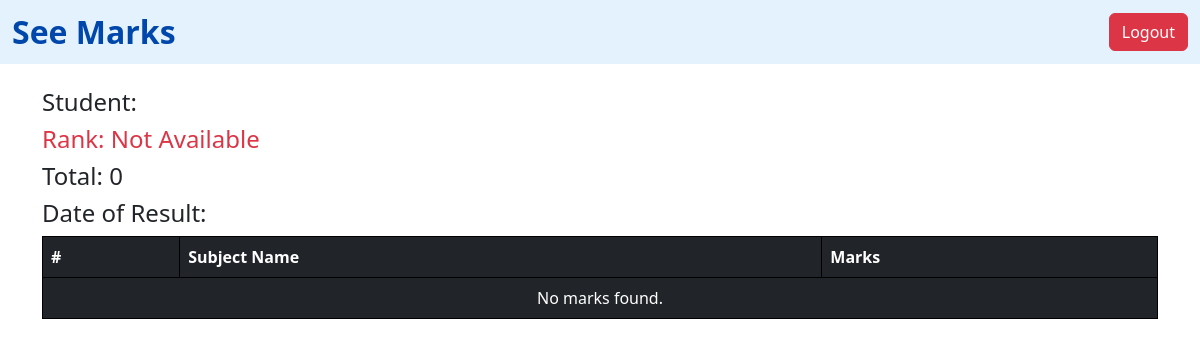
The app's page /see_marks/2854/, older data.
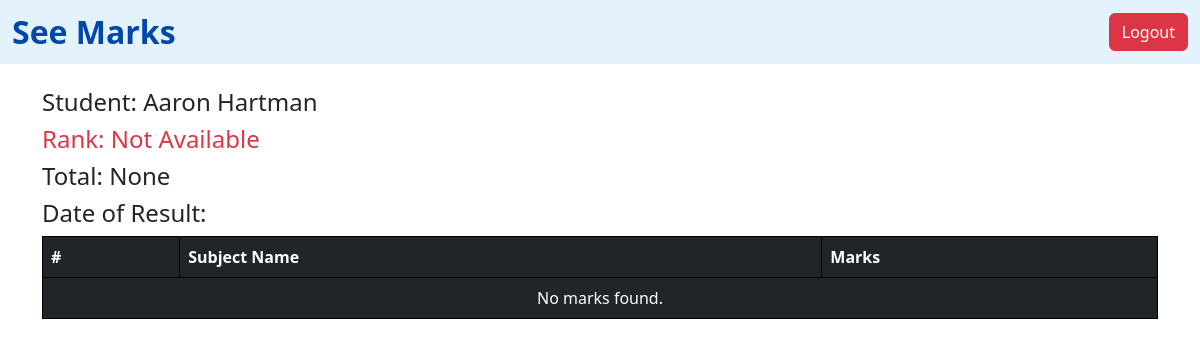
The same page, newer data.
### vege/models.py (models this page shows, shortened)
class Student(models.Model):
    student_name = models.CharField(max_length=100)
    student_id = models.OneToOneField(StudentID, related_name="studentid", on_delete=models.CASCADE)
    student_email = models.EmailField(unique=True)
    department = models.ForeignKey(Department, on_delete=models.CASCADE)
    student_age = models.IntegerField(default=18)
    student_address = models.TextField(default = 100)
    is_active = models.BooleanField(default=True)
    is_deleted = models.BooleanField(default=False)
    objects = StudentManager()
    admin_objects = models.Manager
    class Meta:
        ordering = ['student_name']
        verbose_name = "student"

### vege/views.py (the view)
# urls.py: path('see_marks/<int:student_id>/', see_marks, name='see_marks'),
def see_marks(request, student_id):
    try:
        student = Student.objects.get(student_id__id=student_id)
        queryset = SubjectMarks.objects.filter(student=student)
        total_marks = queryset.aggregate(total_marks=Sum('marks'))
        report_card = ReportCard.objects.filter(student=student).first()
    except Student.DoesNotExist:
        student = None
        queryset = []
        total_marks = {'total_marks': 0}
        report_card = None
    return render(request, 'report/see_marks.html', {
        'student': student,
        'queryset': queryset,
        'total_marks': total_marks,
        'report_card': report_card,
    })

### vege/models.py (called while the page is built)
    def get_queryset(self):
        return super().get_queryset().filter(is_deleted = False)

### vege/templates/report/see_marks.html
{% extends "base.html" %}
{% block start %}
<nav class="navbar navbar-expand-lg" style="background-color: #e3f2fd;">
    <div class="container-fluid">
        <span class="navbar-brand mb-0 h1 fw-bold" style="font-size: 2rem; color: #0047ab;">See Marks</span>
        <div class="d-flex">
            <a href="{% url 'logout' %}" class="btn btn-danger">Logout</a>
        </div>
    </div>
</nav>
<div class="container mt-4">
    <h4>Student: {{ student.student_name }}</h4>
{% if report_card %}
    <h4>Rank: {{ report_card.student_rank }}</h4>
{% else %}
    <h4 class="text-danger">Rank: Not Available</h4>
{% endif %}
<h4>Total: {{ total_marks.total_marks }}</h4>
<h4>Date of Result: {{ report_card.date_of_report_card_generation }}</h4>
    <table class="table table-dark">
        <thead>
            <tr>
                <th>#</th>
                <th>Subject Name</th>
                <th>Marks</th>
            </tr>
        </thead>
        <tbody>
            {% for marks in queryset %}
            <tr>
                <td>{{ forloop.counter }}</td>
                <td>{{ marks.subject.subject_name }}</td>
                <td>{{ marks.marks }}</td>
            </tr>
            {% empty %}
            <tr>
                <td colspan="3" class="text-center">No marks found.</td>
            </tr>
            {% endfor %}
        </tbody>
    </table>
</div>
{% endblock %}

Row changes from the older to the newer data that the page shows:
added Student: student_name "Aaron Hartman"
Text that changed along with them:
{{ total_marks.total_marks }}: "0" → "None"
